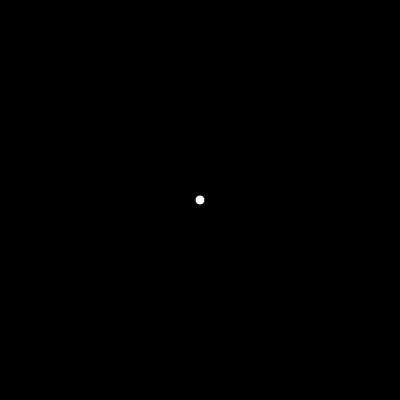
Frame 1 (no input)
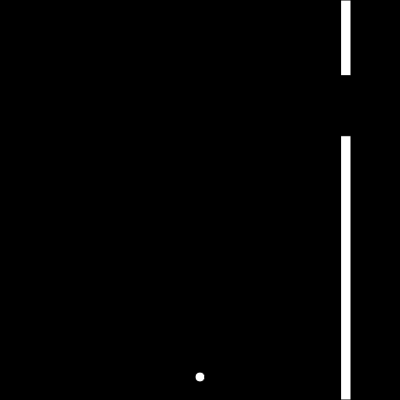
Frame 60 (no input)
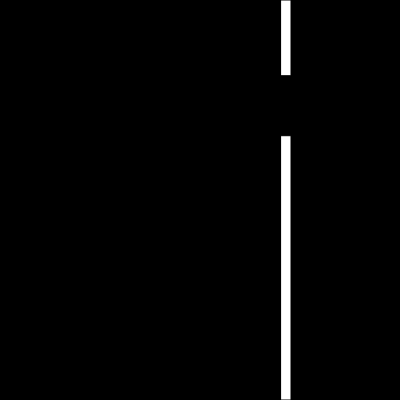
Frame 120 (the mouse pressed at the canvas centre since frame 60)

The p5.js sketch that drew these frames (run headless with seeded random() and noise() and a simulated clock; from frame 60 on, the mouse is pressed at the canvas centre):

// p5.js sketch
// ── sketch.js

//objects
var bird;
var walls = [];
var numOfWalls;

function setup() {

  //height and width
  let height = 400;
  let width = 400;
  //it is best to keep the nunber of walls below three due to a little bug
  //you can try and do it and see if you can find it :-)
  numOfWalls = 2;


  //creates canvas
  createCanvas(width, height);
  //sets background to black
  background(0);

  bird = new player()
  for (let i = 0; i < numOfWalls; i++) {
    walls[i] = new wall(width + i * width / numOfWalls);
  }

  // put setup code here
}


function draw() {
  background(0);
  // console.log(width)
  bird.show();
  bird.update();

  for (let i = 0; i < numOfWalls; i++) {
    walls[i].show()
    walls[i].update()
    walls[i].encounter(bird)
  }
}

//keypressed is a p5.js function
//it is called when ever a key is pressed
function keyPressed() {

  //keycode 32 is the ASCII code for Space Bar
  if (keyCode === 32) {
    bird.jump()
  }
}


// function player() {
//
//   this.x = width / 2;
//   this.y = height / 2;
//   this.w = 10;
//   this.acc = 0.1;
//   this.vel = 0;
//
//   this.show = function() {
//     fill(255);
//     circle(this.x, this.y, this.w)
//   }
//
//   this.update = function() {
//     this.vel += this.acc;
//     this.y += this.vel;
//   }
//
//   this.jump = function() {
//     this.vel -= 5;
//   }
// }




// function wall(x) {
//
//   this.w = 10;
//   this.h = random(50, 350);
//   this.y = height - this.h;
//   this.x = x;
//   this.hit = false;
//   this.gab = 60;
//
//   this.show = function() {
//
//     //true if hit is true
//     if (this.hit) {
//       fill(255,0,0);
//
//     //true if hit is not true
//     } if (!(this.hit)) {
//       fill(255);
//     }
//
//     //draws bottom and top part of wall
//     rect(this.x, this.y, this.w, this.h); //bottom
//     rect(this.x, 0, this.w, height - this.h - this.gab); //top
//     console.log(this.collapse)
//   } //-------- end of show()
//
//   this.update = function() {
//     this.x -= 1;
//
//     //true if the walls x is of the screen
//     if (this.x < 0) {
//
//       this.x = width;
//       this.h = random(50, 350);
//       this.gab = random(40,60);
//       this.y = height - this.h;
//
//     }
//   } //------ end of update()
//
//   this.encounter = function(bird) {
//
//     //true if the bird hits the bottom part of the wall
//     if (bird.x > this.x && bird.x < this.x + this.w) {
//       if (bird.y > this.y && bird.y < this.y + height) {
//         this.hit = true;
//       }
//     } else {
//       this.hit = false;
//     }
//
//     //true if the bird hits the top part of the wall
//     if (bird.x > this.x && bird.x < this.x + this.w) {
//         if (bird.y > 0 && bird.y < this.y - this.gab) {
//           this.hit = true;
//         }
//     } else {
//       this.hit = false;
//     }
//   } //------------ end of encounter()
// } //-------------- end of wall object

// ── Bird.js
function player() {

  this.x = width / 2;
  this.y = height / 2;
  this.w = 10;
  this.acc = 0.1;
  this.vel = 0;

  this.show = function() {
    fill(255);
    circle(this.x, this.y, this.w)
  }

  this.update = function() {
    this.vel += this.acc;
    this.y += this.vel;
  }

  this.jump = function() {
    this.vel -= 5;
  }
}

// ── Wall.js
function wall(x) {

  this.w = 10;
  this.h = random(50, 350);
  this.y = height - this.h;
  this.x = x;
  this.hit = false;
  this.gab = 60;

  this.show = function() {

    //true if hit is true
    if (this.hit) {
      fill(255,0,0);

    //true if hit is not true
    } if (!(this.hit)) {
      fill(255);
    }

    //draws bottom and top part of wall
    rect(this.x, this.y, this.w, this.h); //bottom
    rect(this.x, 0, this.w, height - this.h - this.gab); //top
    console.log(this.collapse)
  } //-------- end of show()

  this.update = function() {
    this.x -= 1;

    //true if the walls x is of the screen
    if (this.x < 0) {

      this.x = width;
      this.h = random(50, 350);
      this.gab = random(40,60);
      this.y = height - this.h;

    }
  } //------ end of update()

  this.encounter = function(bird) {

    //true if the bird hits the bottom part of the wall
    if (bird.x > this.x && bird.x < this.x + this.w) {
      if (bird.y > this.y && bird.y < this.y + height) {
        this.hit = true;
      }
    } else {
      this.hit = false;
    }

    //true if the bird hits the top part of the wall
    if (bird.x > this.x && bird.x < this.x + this.w) {
        if (bird.y > 0 && bird.y < this.y - this.gab) {
          this.hit = true;
        }
    } else {
      this.hit = false;
    }
  } //------------ end of encounter()
} //-------------- end of wall object
